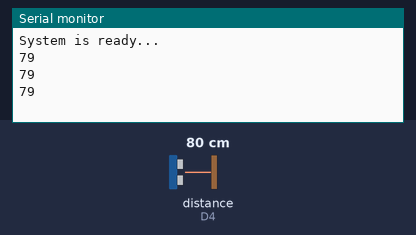
Simulated run of this sketch. Board: ESP8266 (NodeMCU). Parts: the last lines printed to the serial monitor. Wiring (inferred from the names in the program): ultrasonic range finder: trigger D3; echo D4. Inputs (shaded band) come from the test bench; at power-on: distance to the obstacle (sensor on D4) 80 cm. The echo pulse lasts 58.3 µs per cm.

Above: at 1.3 s.
1.4 s: distance to the obstacle (sensor on D4) set to 2 cm
At 1.9 s:
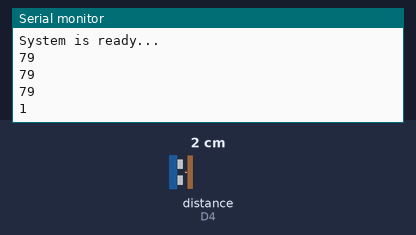
2.9 s: distance to the obstacle (sensor on D4) set to 4 cm
At 3.4 s:
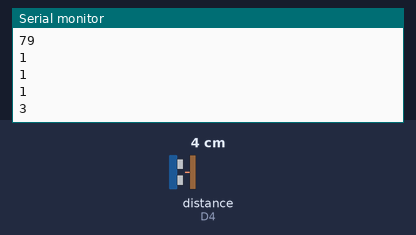
Timing chart, 0 to 5.9 s (numbered marks = the images above; inputs shaded):
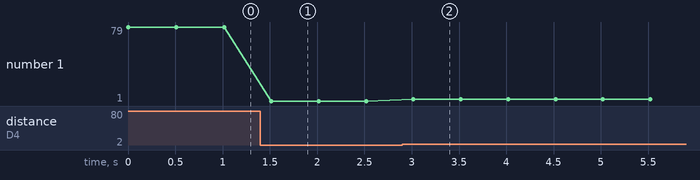

Measured:
- after the input at 1.4 s, the serial monitor: prints a new line after 0.12 s (image 1)
- after the input at 2.9 s, the serial monitor: prints a new line after 0.12 s (image 2)
- plotted number 1: 79 → 1 after the input at 1.4 s, 1 → 3 after the input at 2.9 s

The sketch:

ultrasonic_sensor.ino
```cpp
/*--------ultrasonic sensor------------------*/
const int triggerPin = D3;      // pin connected to Trig Pin in the ultrasonic distance sensor
const int echoPin = D4;         // pin connected to Echo Pin in the ultrasonic distance sensor
boolean newThreshold=true;     // boolean flag to indicate if it is a new threshold event
byte thresholdDistance=15;

void setup()
{
/*----open serial communications ---------*/
  Serial.begin(9600);
/*----setting each digital pin mode-------*/
  pinMode(triggerPin,OUTPUT);        // Trigger is an output pin
  pinMode(echoPin,INPUT);            // Echo is an input pin
  Serial.println("System is ready...");
}
/******************************************/
void loop()
{
/*------check every sensor in endless loop---------*/

  Serial.println(getSensorDistance());
  delay(500);      // delay between the sensors reading

}

/******************************************/
// Ultrasonic Sensor Functions
/******************************************/
int getSensorDistance()
{
  long duration;
/*--- trigger ping burst and wait for echo from measured object----------------------*/
  digitalWrite(triggerPin, LOW);
  delayMicroseconds(2);
  digitalWrite(triggerPin, HIGH);          // Trigger pin to HIGH
  delayMicroseconds(10);                   // 10us high
  digitalWrite(triggerPin, LOW);           // Trigger pin to LOW
  duration = pulseIn(echoPin,HIGH);
  return (duration/2) / 29.386;            // return distance in cm
}
```
